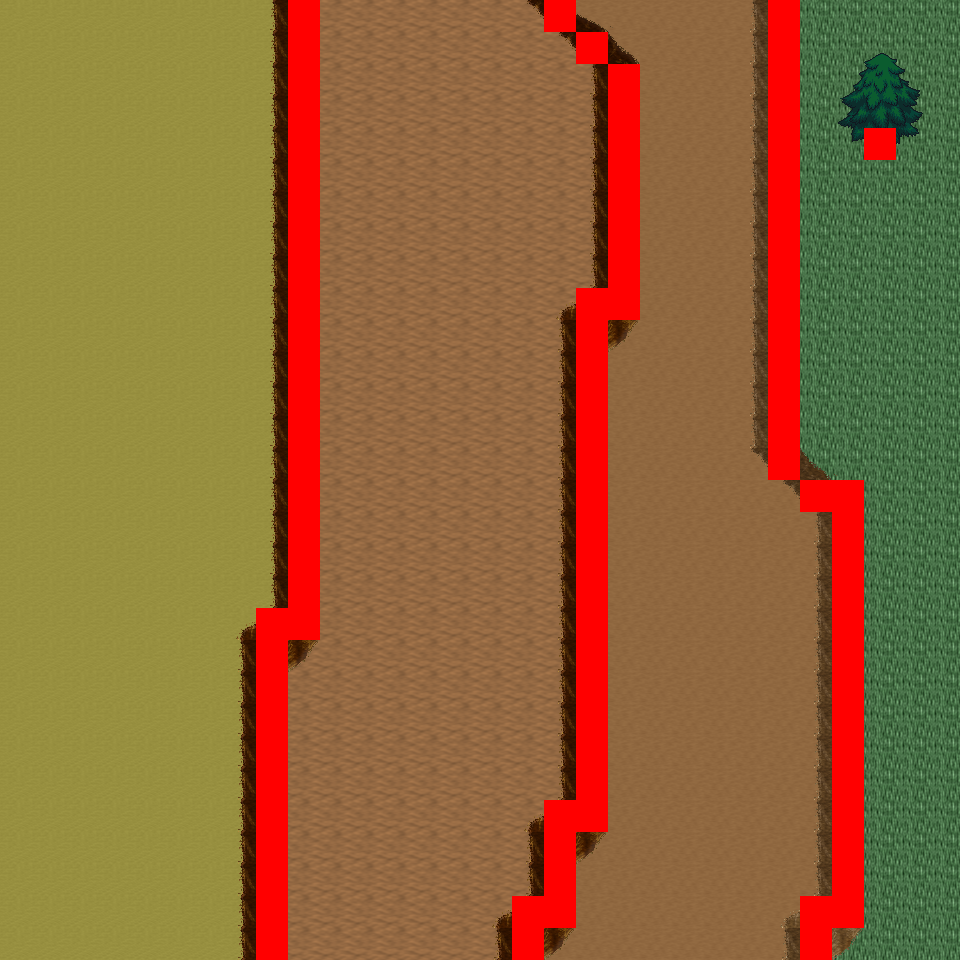

A 2D game scene composited from a Tiled map and its tileset images. What follows is a short description and the map's XML, with each tile layer's data collapsed to a summary:
An orthogonal 30x30 tile map with 32x32 px tiles, 6 tile layers (Ground, Object, Object2, Above, ...), 12 tilesets and 10 objects (10x mapExit).

<map version="1.0" orientation="orthogonal" renderorder="right-down" width="30" height="30" tilewidth="32" tileheight="32" nextobjectid="11">
  <tileset firstgid="1" name="tileset_logic_collision" tilewidth="32" tileheight="32" tilecount="1" columns="1">
    <image source="../drawable/tileset_logic_collision.png" width="32" height="32" />
  </tileset>
  <tileset firstgid="2" name="tileset_ground_ground" tilewidth="32" tileheight="32" tilecount="33" columns="3">
    <image source="../drawable/tileset_ground_ground.png" width="96" height="352" />
  </tileset>
  <tileset firstgid="35" name="tileset_ground_ridge_earth_pale" tilewidth="32" tileheight="32" tilecount="96" columns="12">
    <image source="../drawable/tileset_ground_ridge_earth_pale.png" width="384" height="256" />
  </tileset>
  <tileset firstgid="131" name="tileset_ground_ridge_earth_dark" tilewidth="32" tileheight="32" tilecount="96" columns="12">
    <image source="../drawable/tileset_ground_ridge_earth_dark.png" width="384" height="256" />
  </tileset>
  <tileset firstgid="227" name="tileset_terrain_desert" tilewidth="32" tileheight="32" tilecount="88" columns="8">
    <image source="../drawable/tileset_terrain_desert.png" width="256" height="352" />
  </tileset>
  <tileset firstgid="315" name="tileset_ground_sand_2" tilewidth="32" tileheight="32" tilecount="15" columns="5">
    <image source="../drawable/tileset_ground_sand_2.png" width="160" height="96" />
  </tileset>
  <tileset firstgid="330" name="tileset_plant_tree_evergreen" tilewidth="32" tileheight="32" tilecount="36" columns="3">
    <image source="../drawable/tileset_plant_tree_evergreen.png" width="96" height="384" />
  </tileset>
  <tileset firstgid="366" name="tileset_plant_cactus_2" tilewidth="32" tileheight="32" tilecount="10" columns="5">
    <image source="../drawable/tileset_plant_cactus_2.png" width="160" height="64" />
  </tileset>
  <tileset firstgid="376" name="tileset_plant_cactus" tilewidth="32" tileheight="32" tilecount="2" columns="1">
    <image source="../drawable/tileset_plant_cactus.png" width="32" height="64" />
  </tileset>
  <tileset firstgid="378" name="tileset_plant_bush_various_small" tilewidth="32" tileheight="32" tilecount="9" columns="3">
    <image source="../drawable/tileset_plant_bush_various_small.png" width="96" height="96" />
  </tileset>
  <tileset firstgid="387" name="tileset_plant_tree_tree_green" tilewidth="32" tileheight="32" tilecount="80" columns="8">
    <image source="../drawable/tileset_plant_tree_tree_green.png" width="256" height="352" />
  </tileset>
  <tileset firstgid="467" name="tileset_building_fence_fence_chunky" tilewidth="32" tileheight="32" tilecount="21" columns="3">
    <image source="../drawable/tileset_building_fence_fence_chunky.png" width="96" height="224" />
  </tileset>
  <layer name="Ground" width="30" height="30">
    <data>[900 cells, 900 non-empty, 4 distinct tile ids]</data>
  </layer>
  <layer name="Object" width="30" height="30">
    <data>[900 cells, 197 non-empty, 23 distinct tile ids]</data>
  </layer>
  <layer name="Object2" width="30" height="30">
    <data>[900 cells, 0 non-empty, 0 distinct tile ids]</data>
  </layer>
  <layer name="Above" width="30" height="30">
    <data>[900 cells, 10 non-empty, 10 distinct tile ids]</data>
  </layer>
  <layer name="Above2" width="30" height="30">
    <data>[900 cells, 0 non-empty, 0 distinct tile ids]</data>
  </layer>
  <layer name="Walkable" width="30" height="30">
    <data>[900 cells, 97 non-empty, 1 distinct tile ids]</data>
  </layer>
  <objectgroup name="MapEvents">
    <object id="1" name="north" type="mapExit" x="0" y="0" width="288" height="32">
      <properties>
        <property name="map" value="level_0_x54_y110" />
        <property name="x" value="0" />
        <property name="y" value="28" />
      </properties>
    </object>
    <object id="2" name="north2" type="mapExit" x="320" y="0" width="224" height="32">
      <properties>
        <property name="map" value="level_0_x54_y110" />
        <property name="x" value="10" />
        <property name="y" value="28" />
      </properties>
    </object>
    <object id="3" name="north3" type="mapExit" x="576" y="0" width="192" height="32">
      <properties>
        <property name="map" value="level_0_x54_y110" />
        <property name="x" value="18" />
        <property name="y" value="28" />
      </properties>
    </object>
    <object id="4" name="north4" type="mapExit" x="800" y="0" width="160" height="32">
      <properties>
        <property name="map" value="level_0_x54_y110" />
        <property name="x" value="25" />
        <property name="y" value="28" />
      </properties>
    </object>
    <object id="5" name="south" type="mapExit" x="0" y="928" width="256" height="32">
      <properties>
        <property name="map" value="level_0_x54_y112" />
        <property name="x" value="0" />
        <property name="y" value="1" />
      </properties>
    </object>
    <object id="6" name="south2" type="mapExit" x="288" y="928" width="224" height="32">
      <properties>
        <property name="map" value="level_0_x54_y112" />
        <property name="x" value="9" />
        <property name="y" value="1" />
      </properties>
    </object>
    <object id="7" name="south3" type="mapExit" x="544" y="928" width="256" height="32">
      <properties>
        <property name="map" value="level_0_x54_y112" />
        <property name="x" value="17" />
        <property name="y" value="1" />
      </properties>
    </object>
    <object id="8" name="south4" type="mapExit" x="832" y="928" width="128" height="32">
      <properties>
        <property name="map" value="level_0_x54_y112" />
        <property name="x" value="26" />
        <property name="y" value="1" />
      </properties>
    </object>
    <object id="9" name="west" type="mapExit" x="0" y="0" width="32" height="960">
      <properties>
        <property name="map" value="level_0_x53_y111" />
        <property name="x" value="28" />
        <property name="y" value="0" />
      </properties>
    </object>
    <object id="10" name="east" type="mapExit" x="928" y="0" width="32" height="960">
      <properties>
        <property name="map" value="level_0_x55_y111" />
        <property name="x" value="1" />
        <property name="y" value="0" />
      </properties>
    </object>
  </objectgroup>
</map>
